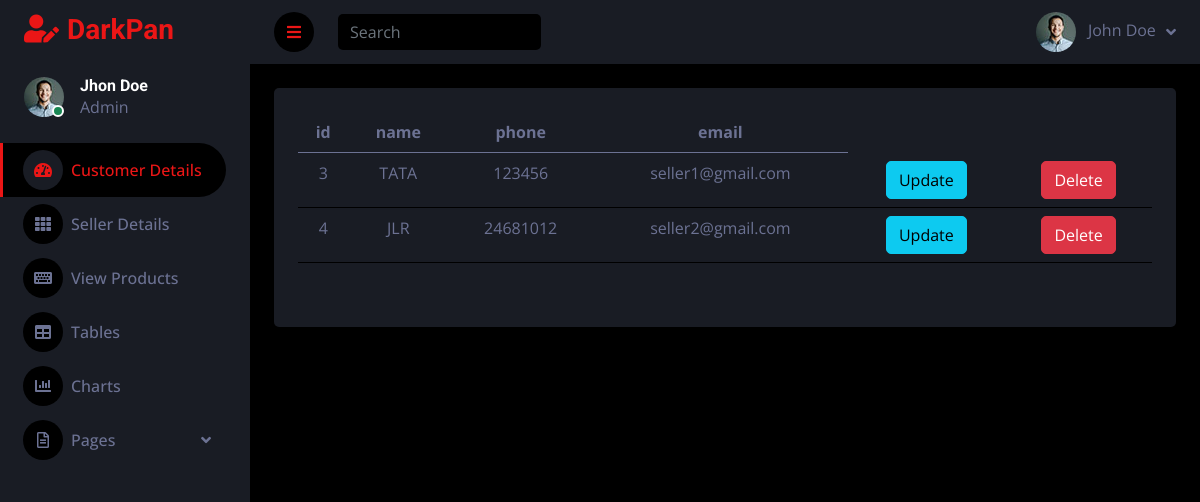
Page /seller_details/ on the earlier database version.
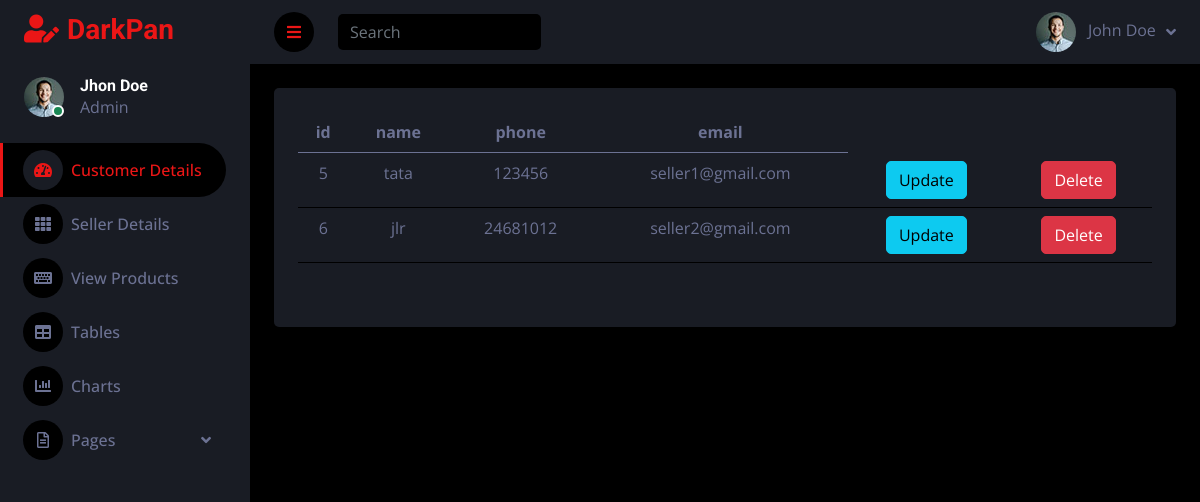
Same page on the later database version.
### sales_app/models.py (models this page shows, shortened)
class Seller(models.Model):
    user = models.ForeignKey(User_model, on_delete=models.CASCADE, related_name="sellers")
    name = models.CharField(max_length=50)
    phone_number = models.CharField(max_length=100)
    email = models.EmailField()
    status2 = models.BooleanField(default=0)

### sales_app/admin_views.py (the view)
# urls.py: path("seller_details/", admin_views.seller_details, name="seller_details"),
def seller_details(request):
    sellers=Seller.objects.all()
    return render(request, "admin/seller_details.html",{'sellers':sellers})

### template/admin/seller_details.html
{% extends 'admin/admin_dash.html' %}
{% block content %}
<table class="table" >
  <thead>
    <tr>
      <th scope="col">id</th>
      <th scope="col">name</th>
      <th scope="col">phone</th>
      <th scope="col">email</th>
    </tr>
  </thead>
  <tbody>
  {% for i in sellers %}
    <tr>
      <td>{{i.id}}</td>
      <td>{{i.name}}</td>
      <td>{{i.phone_number}}</td>
      <td>{{i.email}}</td>
      <td><a href="{% url 'seller_update' i.id %}" ><button class="btn btn-info">Update</button></a></td>
      <td><a href="{% url 'seller_delete' i.id %}"><button class="btn btn-danger">Delete</button></a></td>
    </tr>
  {% endfor %}
  </tbody>
</table>
{% endblock %}

Differences in the rows shown:
removed Seller: id "3", name "TATA", phone_number "123456", email "seller1@gmail.com"
removed Seller: id "4", name "JLR", phone_number "24681012", email "seller2@gmail.com"
added Seller: id "5", name "tata", phone_number "123456", email "seller1@gmail.com"
added Seller: id "6", name "jlr", phone_number "24681012", email "seller2@gmail.com"
